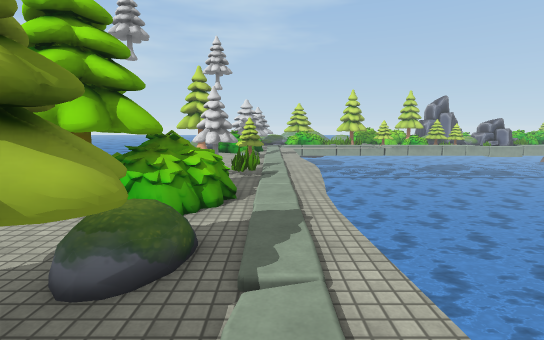
View 1 (above)

23 first-person views from a walk through a Unity game level. The camera is 1.3 m above the floor, tilts 8° down and sees 85° across. The floor is counted in squares, 1 m on a side. Each view is taken from the middle of a square. On the plan, view 1 faces up. The plan holds only what a view shows up to about 14 squares ahead; the rest is blank. The place goes on beyond the plan. Some surface patterns are stand-ins.

View 2
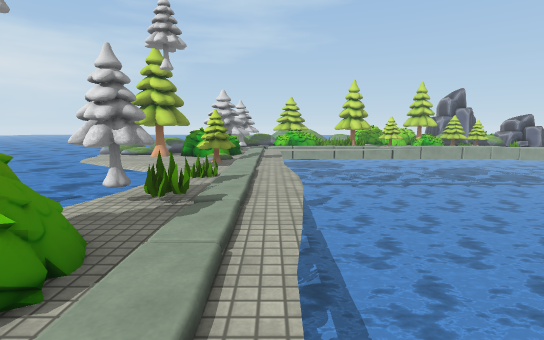

View 3
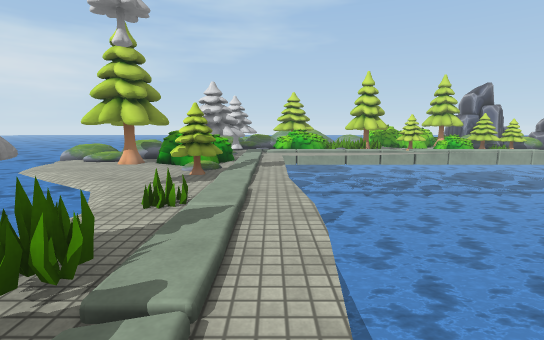

View 4
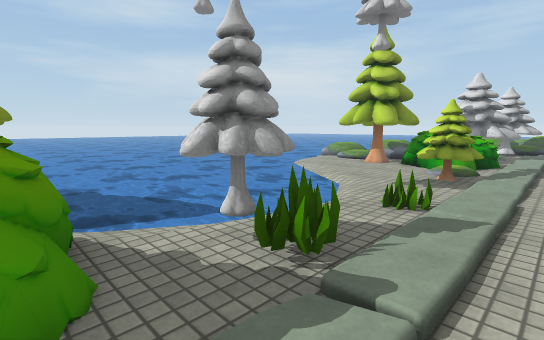

View 5
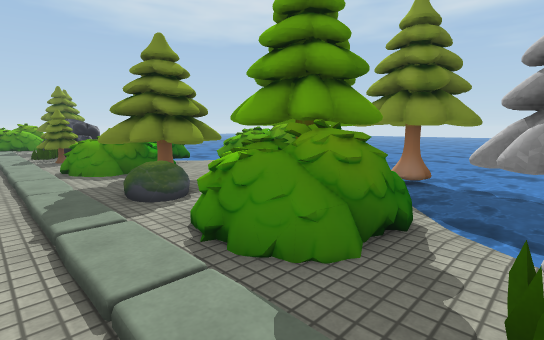

View 6
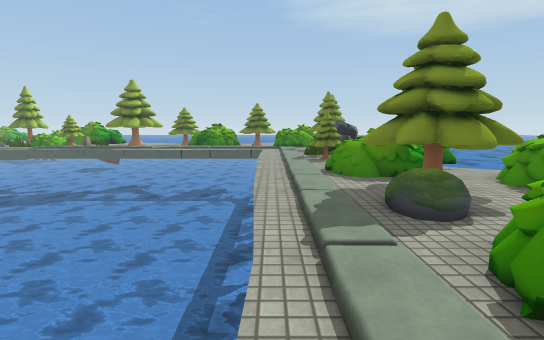

View 7
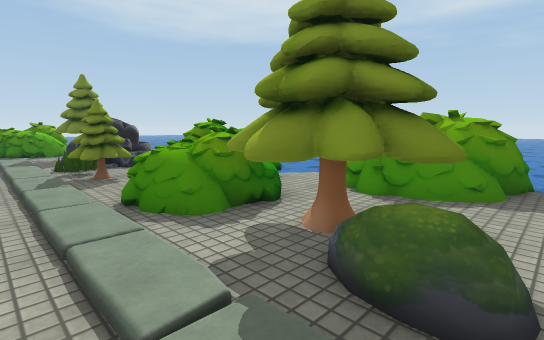

View 8
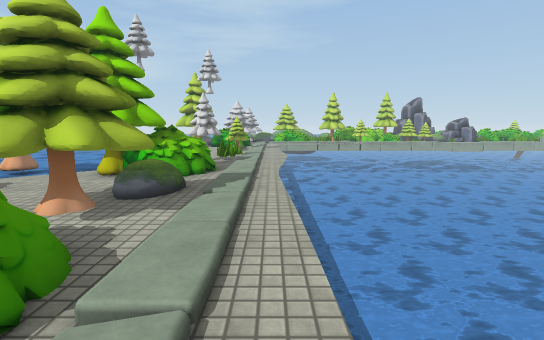

View 9
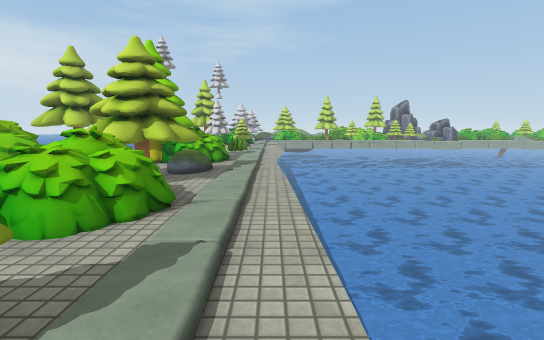

View 10
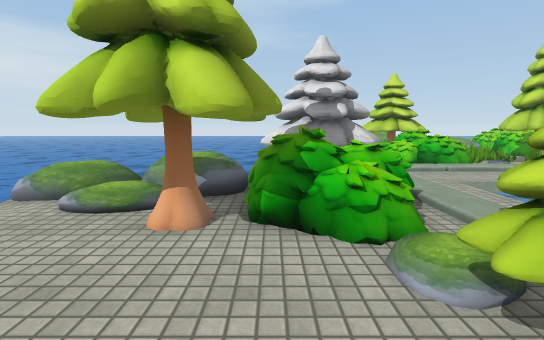

View 11
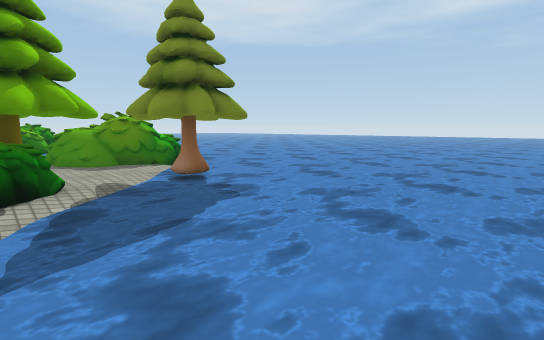

View 12
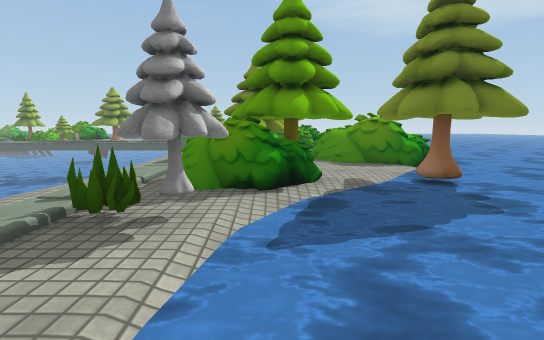

View 13
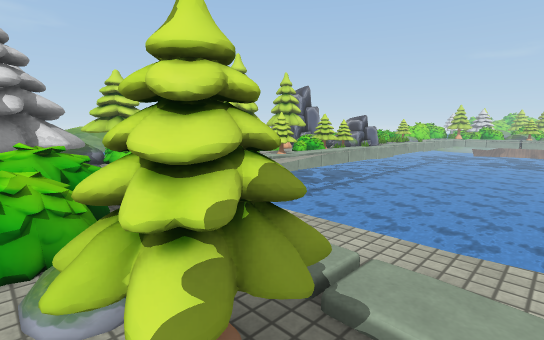

View 14
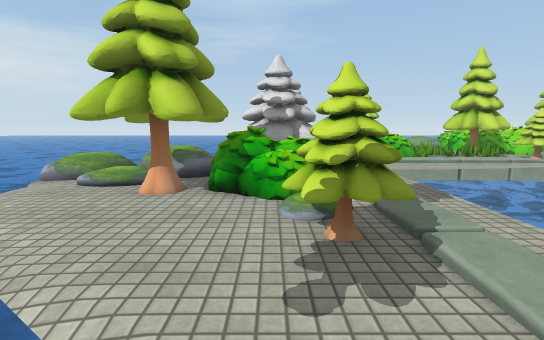

View 15
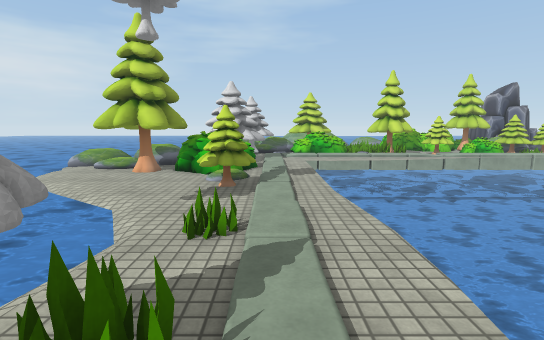

View 16
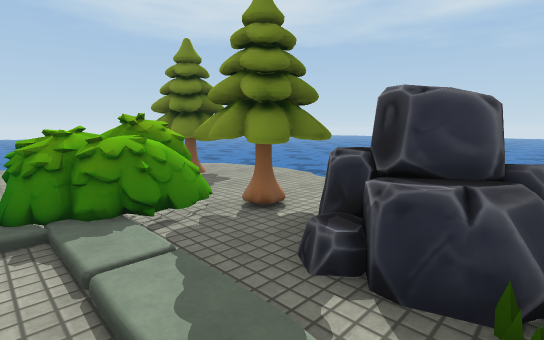

View 17
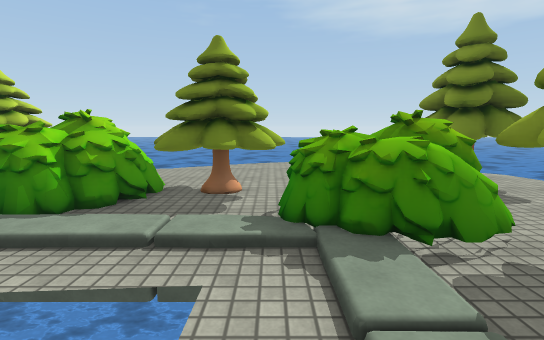

View 18
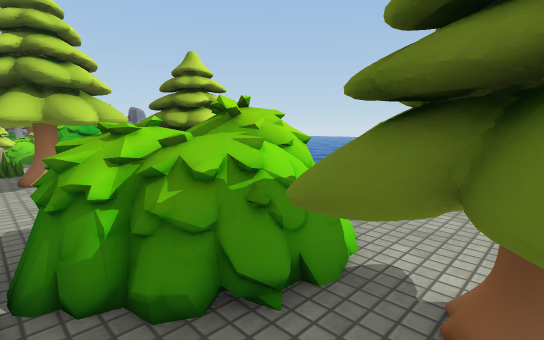

View 19
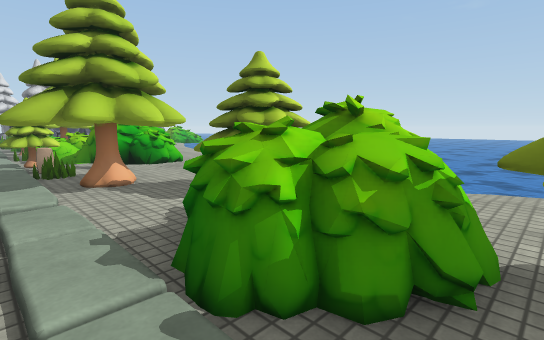

View 20
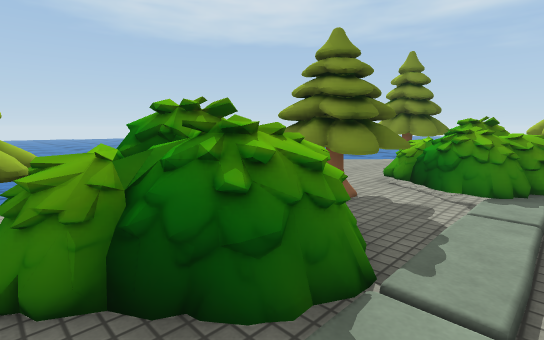

View 21
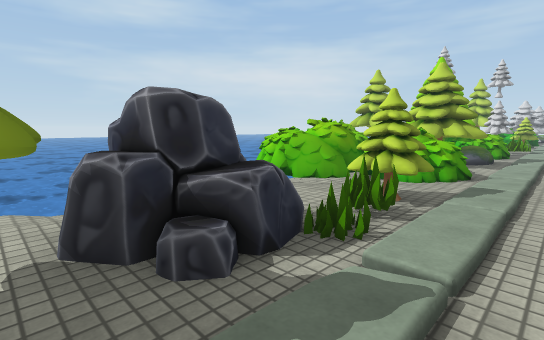

View 22
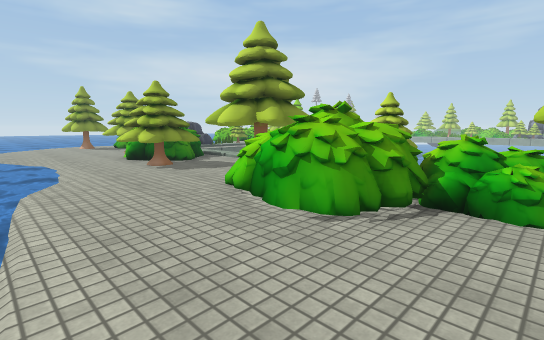

View 23
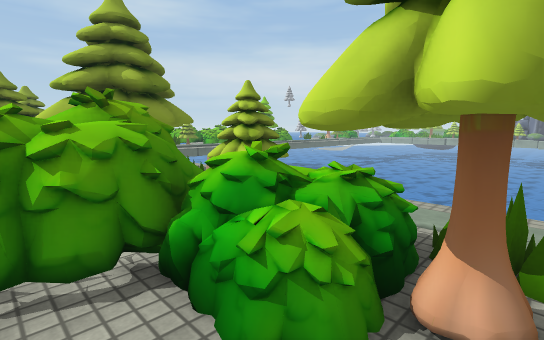

### Floor plan
Key: @ floor where view 1 was taken; # wall or solid block; . main floor; : floor 0.25 m higher than the main floor; / step, stairs or slope; = window, fence, low wall or low ledge; ~ water the walk can cross; ≈ water the walk keeps out of; T thing the floor can be seen under or through; O other object.
Columns run from 10 left of view 1 to 19 right of it. Each row starts with its distance up from view 1.
 22 ≈         :.......≈≈
 21 ≈~  O O###:.≈≈≈≈≈≈≈≈≈≈≈
 20 ≈~OOOOO OO:. ≈≈≈≈≈≈≈≈≈≈≈
 19 ≈~~.O# OOO:. ≈≈≈≈≈≈≈≈≈≈≈
 18 ≈~~..###OO:. ≈≈≈≈≈≈≈≈≈≈
 17 ≈≈~..###O::.≈≈≈≈≈≈≈≈≈≈≈
 16  ≈≈~....=#:.≈≈≈≈≈≈≈≈≈≈≈
 15 ≈≈≈≈~....#=.≈≈≈≈≈≈≈≈≈≈≈
 14 ≈≈≈≈≈~~...:.≈≈≈≈≈≈≈≈≈≈≈
 13 ≈≈≈≈≈≈~~..:.≈≈≈≈≈≈≈≈≈≈
 12 ≈≈≈≈≈≈≈~.O:.≈≈≈≈≈≈≈≈≈≈
 11 ≈≈≈≈≈≈≈~..:.≈≈≈≈≈≈≈≈≈≈
 10 ≈≈≈≈≈≈≈~..:.≈≈≈≈≈≈≈≈≈≈
  9 ≈≈≈≈≈≈~~##:.≈≈≈≈≈≈≈≈≈
  8 ≈≈≈≈≈~~...:.≈≈≈≈≈≈≈≈≈
  7 ≈≈≈≈≈~.OOO:. ≈≈≈≈≈≈≈≈
  6 ≈≈≈##.#OOO:. ≈≈≈≈≈≈≈≈
  5 ≈≈≈######./. ≈≈≈≈≈≈≈
  4 ≈≈≈    ##.:. ≈≈≈≈≈≈≈
  3 ≈≈OOOO TOO:.≈≈≈≈≈≈≈≈
  2 ≈OOOOO TT#:.≈≈≈≈≈≈≈≈
  1    OOO TT.:.≈≈≈≈≈≈≈
  0     O. OOO@.≈≈≈≈≈≈≈
 -1      . OOO:.≈≈≈≈≈≈≈
 -2    ≈≈OOOOO:.≈≈≈≈≈≈≈
 -3  ≈≈≈ OOO..:.≈≈≈≈≈≈
 -4 ≈≈≈≈ OOO##:.≈≈≈≈≈≈
 -5  ≈≈≈  O.##:.≈≈≈≈≈≈
 -6  ≈≈    ..O:.
 -7        OOO:.
 -8 ≈≈≈   OOO.:.
 -9 ≈≈≈≈~~.OO :.
-10 ≈≈≈≈~..###:.≈≈
-11      ..##OO//////// #///   ...
-12    ~....OOOO///O////###OO#/...
-13   ≈~.... OO###OOO..TT##.##OO##
-14  ≈~~..## OO###OOOO.TTTT.OOOO##
-15 ≈≈≈~..##...  #OOO##T.T.OOOOO.#
-16 ≈≈≈~..  .. ......###...OOOO...
-17   ≈~~.     ..................
-18   ≈≈~     ...................
-19  ≈≈≈≈     ....~~~~~~........
-20 ≈≈≈≈       ~~~ ≈≈≈≈≈ ~~~~.. .
-21 ≈≈≈       ~~~≈≈≈≈≈
-22 ≈≈         ≈≈≈≈≈≈

Positions as (right, up) in squares from view 1, and headings:
1: (0, 0), facing up
2: (1, 4), facing up
3: (1, 7), facing up
4: (1, 7), facing up-left
5: (1, 9), facing down-left
6: (1, 8), facing down
7: (1, 4), facing down-left
8: (1, -3), facing up
9: (1, -6), facing up
10: (-3, 14), facing up
11: (-3, 13), facing down-left
12: (-3, 13), facing down
13: (-2, 14), facing up-right
14: (-2, 12), facing up
15: (0, 8), facing up
16: (1, -7), facing down-left
17: (1, -8), facing down
18: (2, -12), facing down-right
19: (3, -11), facing down-right
20: (7, -11), facing down-left
21: (1, -10), facing up-left
22: (18, -20), facing up-left
23: (19, -16), facing up-left
